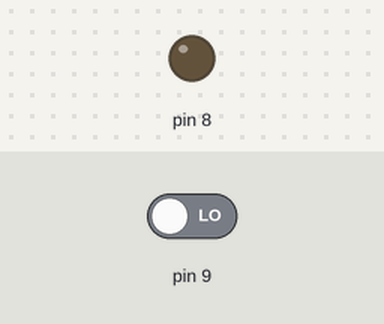
This sketch was run on a simulated Arduino Uno, built with avr-gcc and run on an emulated ATmega328P. Shown: output pins drawn as LEDs (lit = HIGH). Inputs (shaded band) come from the test bench; at power-on: pin 9 LOW.

Above: at 0.8 s.
0.9 s: pin 9 driven HIGH
At 1.7 s:
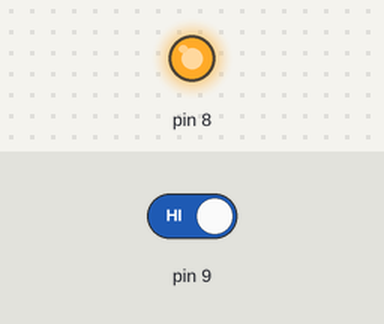
Timing chart, 0 to 3.9 s (numbered marks = the images above; inputs shaded):
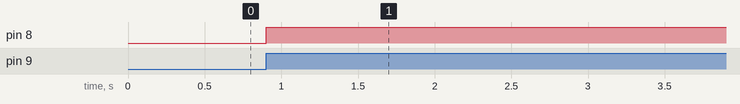

Measured:
- after the input at 0.9 s, pin 8: LOW → HIGH at once

The sketch:

led_botao.ino
```cpp
/*
  Projeto Arduino acendendo e apagando o led com botão.
  Por Diego Diógenes
*/


//Função main
int main() {

  //Declaração de inputs e outputs, onde PB0 é definido como output e PB1 é input
  DDRB = 0b00000001;

  //Laço infinito
  while (1) {
    //Se PB1 tiver HIGH, então acende o LED
    if (PINB & 0b00000010) {
      //Acende o LED em PB0
      PORTB |= 0b00000001;
    } else {
      //Apaga o LED em PB0
      PORTB |= 0b00000000;
    }
  }

}
```
